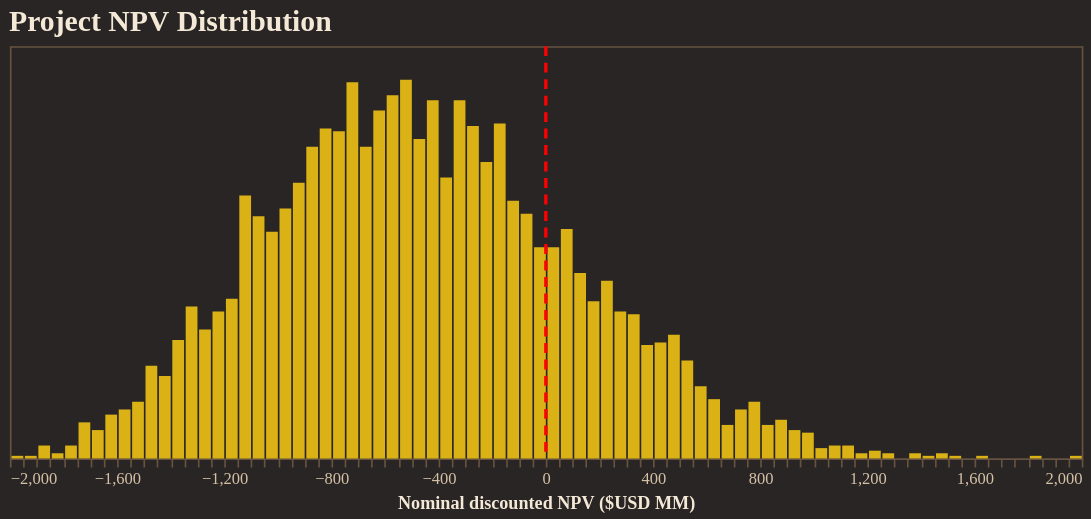

Here is the notebook cell this chart was saved with:
### Code cell
from resgo.plotting.tables import npv_USD
import numpy as np
import pandas as pd

npv = npv_USD(
    simpack,
    nominal=True,
    discounted=True,
    success_only=False,
)
npv_usd = npv.to_numpy().ravel()
npv_df = pd.DataFrame({"npv_usd_mm": npv_usd / 1e6})

histogram = (
    alt.Chart(npv_df)
    .mark_bar(color="#FACC15", opacity=0.85)
    .encode(
        x=alt.X(
            "npv_usd_mm:Q",
            bin=alt.Bin(maxbins=100),
            title="Nominal discounted NPV ($USD MM)",
        ),
        y=alt.Y("count():Q", axis=None),
        tooltip=[alt.Tooltip("count():Q", title="Count")],
    )
    .properties(
        width=650,
        height=250,
        title="Project NPV Distribution",
    )
)

break_even = (
    alt.Chart(pd.DataFrame({"npv_usd_mm": [0]}))
    .mark_rule(color="red", strokeDash=[6, 4], strokeWidth=2)
    .encode(x="npv_usd_mm:Q")
)

fig = alt.layer(histogram, break_even)
fig.show()

### Figure 1 — Vega-Lite specification as saved in the notebook (floating-point values rounded to 4 significant figures; data arrays with more than 128 entries replaced by an {"elided": "..."} marker saying what was removed)
{"config": {"background": "#292524", "view": {"fill": "#292524", "stroke": "#665340"}, "title": {"color": "#f4e9d7", "font": "Merriweather", "fontSize": 18, "fontWeight": 600, "subtitleColor": "#d5c2a6", "anchor": "start"}, "axis": {"domainColor": "#665340", "gridColor": "#665340", "tickColor": "#665340", "labelColor": "#d5c2a6", "titleColor": "#f4e9d7", "labelFont": "Merriweather", "titleFont": "Merriweather"}, "legend": {"titleColor": "#f4e9d7", "labelColor": "#d5c2a6", "labelFont": "Merriweather", "titleFont": "Merriweather", "orient": "top-right", "symbolType": "circle"}, "header": {"labelColor": "#d5c2a6", "titleColor": "#f4e9d7", "labelFont": "Merriweather", "titleFont": "Merriweather"}, "mark": {"color": "#c78d3b"}, "line": {"color": "#c78d3b"}, "bar": {"color": "#c78d3b"}, "point": {"color": "#ddb06d"}, "area": {"color": "#c78d3b", "opacity": 0.35}, "text": {"color": "#f4e9d7", "font": "Merriweather"}, "range": {"category": ["#5DA5DA", "#F28E2B", "#59C36A", "#E15759", "#B07AA1", "#4ECDC4", "#FF9DA7", "#EDC948"]}}, "layer": [{"data": {"name": "data-0a67cbf6a4c4f3f87a69e4996b695890"}, "mark": {"type": "bar", "color": "#FACC15", "opacity": 0.85}, "encoding": {"tooltip": [{"aggregate": "count", "title": "Count", "type": "quantitative"}], "x": {"bin": {"maxbins": 100}, "field": "npv_usd_mm", "title": "Nominal discounted NPV ($USD MM)", "type": "quantitative"}, "y": {"aggregate": "count", "axis": null, "type": "quantitative"}}, "title": "Project NPV Distribution"}, {"data": {"name": "data-83a0ef6621ce3be6c7bd66d40cf7fe67"}, "mark": {"type": "rule", "color": "red", "strokeDash": [6, 4], "strokeWidth": 2}, "encoding": {"x": {"field": "npv_usd_mm", "type": "quantitative"}}}], "height": 250, "width": 650, "$schema": "https://vega.github.io/schema/vega-lite/v5.20.1.json", "datasets": {"data-0a67cbf6a4c4f3f87a69e4996b695890": {"elided": "4000 records"}, "data-83a0ef6621ce3be6c7bd66d40cf7fe67": [{"npv_usd_mm": 0}]}}
